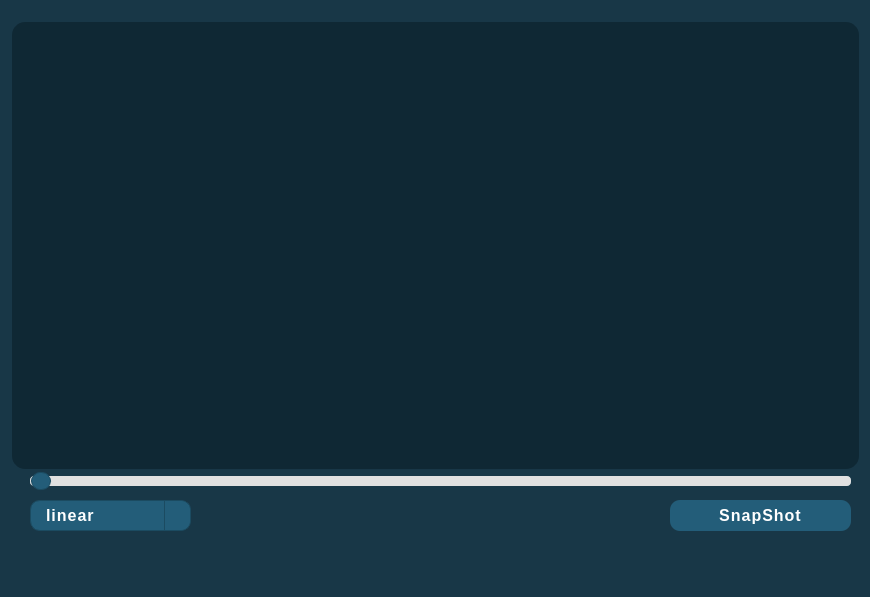
<?xml version="1.0" encoding="UTF-8"?>
<ui version="4.0">
 <class>GlueUI</class>
 <widget class="QMainWindow" name="GlueUI">
  <property name="geometry">
   <rect>
    <x>0</x>
    <y>0</y>
    <width>870</width>
    <height>597</height>
   </rect>
  </property>
  <property name="windowTitle">
   <string>MainWindow</string>
  </property>
  <property name="styleSheet">
   <string notr="true">QWidget {
    background-color: #183747; /* Background color */
 
}</string>
  </property>
  <widget class="QWidget" name="centralwidget">
   <widget class="QWidget" name="viewer" native="true">
    <property name="geometry">
     <rect>
      <x>10</x>
      <y>20</y>
      <width>851</width>
      <height>451</height>
     </rect>
    </property>
    <property name="styleSheet">
     <string notr="true">QWidget {
    background-color: #0f2834; /* Background color */
    border-radius: 15px; /* Curved borders */
    border: 2px solid #183747; /* Matching the background color */
    min-width: 10px; /* Ensures it's square */
    min-height: 10px; /* Ensures it's square */
    box-shadow: 2px 2px 8px rgba(0, 0, 0, 0.7); /* 3D shadow effect */
}</string>
    </property>
   </widget>
   <widget class="QComboBox" name="order_combobox">
    <property name="geometry">
     <rect>
      <x>30</x>
      <y>500</y>
      <width>161</width>
      <height>31</height>
     </rect>
    </property>
    <property name="styleSheet">
     <string notr="true">QComboBox {
    background-color: #235d79;   /* Background color for the combo box */
    border: 1px solid #1b4b61;   /* Border around the combo box */
    border-radius: 10px;         /* Rounded corners */
    padding: 5px 15px;           /* Padding around the text */
    color: white;                /* Text color */
     font-family: Arial, Helvetica, sans-serif;  /* Font family */
    font-size: 16px;              /* Font size */
    font-weight: bold;            /* Bold text */
    letter-spacing: 1px;          /* Spacing between letters */
    text-transform: uppercase;    /* Uppercase letters */
}

QComboBox:hover {
    background-color: #2e6d8e;   /* Lighter blue when hovering */
}

QComboBox:pressed {
    background-color: #1b4b61;   /* Darker blue when pressed */
}

QComboBox::drop-down {
    subcontrol-origin: padding;
    subcontrol-position: top right;
    width: 25px;                 /* Width of the drop-down button */
    border-left: 1px solid #1b4b61; /* Border separating the drop-down arrow */
    background-color: #235d79;   /* Same background color for drop-down */
    border-top-right-radius: 10px; /* Rounded top right */
    border-bottom-right-radius: 10px; /* Rounded bottom right */
}

QComboBox::down-arrow {
    width: 10px;                 /* Size of the arrow */
    height: 10px;                /* Size of the arrow */
    image: none;                 /* Use default arrow */
}

QComboBox QAbstractItemView {
    background-color: #E0E0E0;   /* Background color for the list */
    border: 1px solid #235d79;   /* Border for the list */
    selection-background-color: #235d79; /* Selection color when an item is highlighted */
    color: black;                /* Text color for the items */
}

QComboBox::item:hover {
    background-color: #2e6d8e;   /* Lighter blue when hovering over an item */
}

QComboBox::item:selected {
    background-color: #1b4b61;   /* Darker blue when an item is selected */
}
</string>
    </property>
    <item>
     <property name="text">
      <string>linear</string>
     </property>
    </item>
    <item>
     <property name="text">
      <string>quadratic</string>
     </property>
    </item>
    <item>
     <property name="text">
      <string>cubic</string>
     </property>
    </item>
   </widget>
   <widget class="QPushButton" name="snapshot_pushbutton">
    <property name="geometry">
     <rect>
      <x>670</x>
      <y>500</y>
      <width>181</width>
      <height>31</height>
     </rect>
    </property>
    <property name="styleSheet">
     <string notr="true">QPushButton {
    background-color: #235d79;    /* Blue color */
    border-radius: 10px;          /* Rounded corners */
    border: none;                 /* No border */
    color: white;                 /* Text color */
    padding: 5px 15px;            /* Padding for better text alignment */
    
    font-family: Arial, Helvetica, sans-serif;  /* Font family */
    font-size: 16px;              /* Font size */
    font-weight: bold;            /* Bold text */
    letter-spacing: 1px;          /* Spacing between letters */
    text-transform: uppercase;    /* Uppercase letters */
}

QPushButton:hover {
    background-color: #2e6d8e;    /* Slightly lighter blue when hovering */
}

QPushButton:pressed {
    background-color: #1b4b61;    /* Darker blue when pressed */
}
</string>
    </property>
    <property name="text">
     <string>SnapShot</string>
    </property>
   </widget>
   <widget class="QSlider" name="gap_slider">
    <property name="geometry">
     <rect>
      <x>30</x>
      <y>470</y>
      <width>821</width>
      <height>22</height>
     </rect>
    </property>
    <property name="styleSheet">
     <string notr="true">QSlider::groove:horizontal {
    border: 1px solid #235d79;   /* Border around the groove */
    height: 8px;                 /* Groove height */
    background: #E0E0E0;         /* Groove background color */
    border-radius: 4px;          /* Rounded groove edges */
}

QSlider::handle:horizontal {
    background-color: #235d79;   /* Handle color */
    border: 1px solid #1b4b61;   /* Border for handle (darker shade) */
    width: 18px;                 /* Handle width */
    height: 18px;                /* Handle height */
    border-radius: 9px;          /* Rounded handle */
    margin: -5px 0;              /* Centers the handle over the groove */
}

QSlider::handle:horizontal:hover {
    background-color: #2e6d8e;   /* Lighter blue when hovering */
}

QSlider::handle:horizontal:pressed {
    background-color: #1b4b61;   /* Darker blue when pressed */
}

/* Keep the sub-page and add-page the same color */
QSlider::sub-page:horizontal {
    background: #E0E0E0;         /* Same color as the groove */
    border-radius: 4px;          /* Rounded edges for the sub-page */
}

QSlider::add-page:horizontal {
    background: #E0E0E0;         /* Same color as the groove */
    border-radius: 4px;          /* Rounded edges for the add-page */
}

</string>
    </property>
    <property name="orientation">
     <enum>Qt::Horizontal</enum>
    </property>
   </widget>
  </widget>
  <widget class="QMenuBar" name="menubar">
   <property name="geometry">
    <rect>
     <x>0</x>
     <y>0</y>
     <width>870</width>
     <height>26</height>
    </rect>
   </property>
  </widget>
  <widget class="QStatusBar" name="statusbar"/>
 </widget>
 <resources/>
 <connections/>
</ui>
